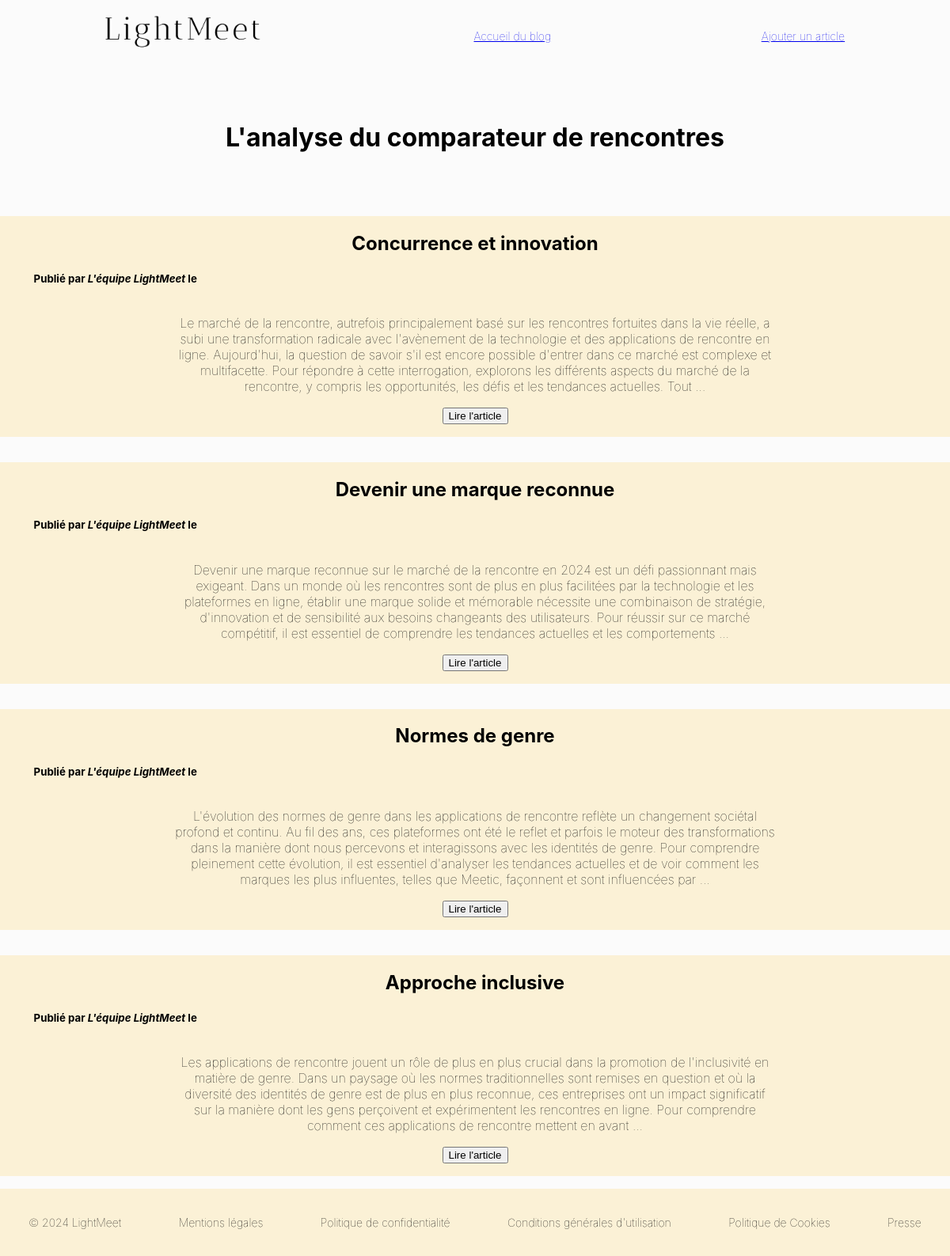
The page /blog/ on the database as committed earlier.
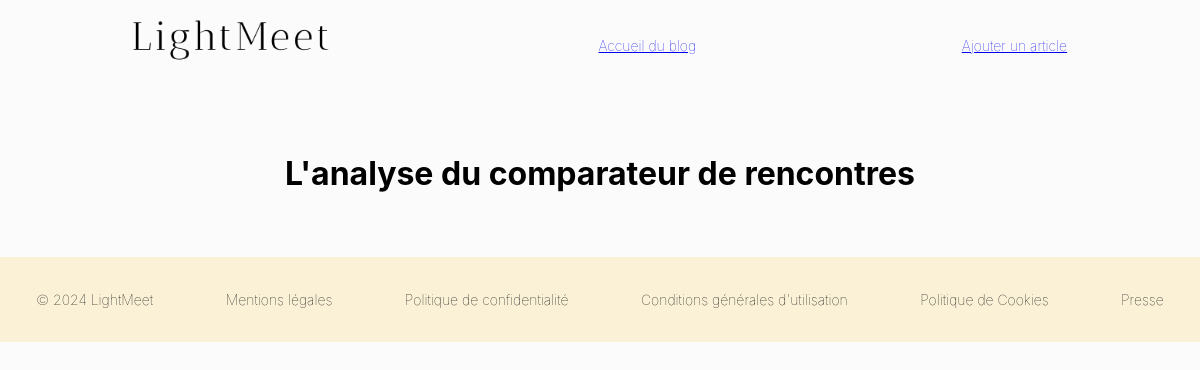
The same page on the database as committed later.
### posts/models.py (models this page shows, shortened)
class BlogPost(models.Model):
    image = models.FileField(upload_to='images_blog/',default='')
    title = models.CharField(max_length=255,unique=True,verbose_name="Titre")
    slug = models.SlugField(max_length=255,unique=True,blank=True)
    author = models.ForeignKey(User,on_delete=models.SET_NULL,null=True,blank=True)
    last_updated = models.DateTimeField(auto_now=True)
    created_on = models.DateField(blank=True,null=True)
    published = models.BooleanField(default=False,verbose_name="Publié")
    content = models.TextField(blank=True,verbose_name="Contenu")
    description = models.TextField(verbose_name="Description")
    class Meta:
        verbose_name = "Notre Article"
        verbose_name_plural = "Nos Articles"
        ordering=["-created_on"]

### posts/views.py (the view)
# urls.py: path('blog/', BlogHome.as_view(), name="blog_home"),
class BlogHome(ListView):
    model = BlogPost
    context_object_name = "posts"

### posts/templates/posts/blogpost_list.html (shortened to what this page needs)
{% extends 'posts/base_Posts.html' %}
{% load static %}
{% block css %}
<link rel="stylesheet" href="{% static 'posts/css/style_2.css' %}">
{{ block.super }}
<link rel="stylesheet" href="{% static 'partner_meet/css/style_base.css' %}">
{% endblock %}
    {% block section %}
    <div class="container">
        <h1 class="Title">L'analyse du comparateur de rencontres</h1>
        {% for post in posts %}
        <article class="cardBlogPost">
            <div class="containerInfoBlog">
                <h2>{{ post.title }}</h2>
                <h5>Publié par <i>L'équipe LightMeet</i> le {{ post.created_on|date:'j F Y' }}</h5>
                <div class="containerTextButton">
                    <p>{{ post.content|safe|truncatewords:75 }}</p>
                    <form action="{% url  'blog_detail' slug=post.slug %}">
                        <button> Lire l'article</button>
                    </form>
                </div>
            </div>
        </article>
        {% endfor %}
    </div>
    {% endblock %}

### posts/templates/posts/base_Posts.html (shortened to what this page needs)
{% load static %}
<!DOCTYPE html>
<html lang="fr">
<head>
    {% block css %}
    <link rel="stylesheet" href="{% static 'partner_meet/css/style_base.css' %}">
    {% endblock %}
</head>
<body class="container">
<header>
    <a href="{% url 'Home' %}" style="font-size:30px;font-style:italic;">
        <img src="{% static 'partner_meet/Logos/Lightmeet.png' %}" style="max-width: 200px; height: auto;">
</a>
    <a href="{% url 'blog_home' %}">Accueil du blog</a>
    <a href="{% url 'blog_create' %}">Ajouter un article</a>
</header>
{% block section %}
{% endblock %}
{% block footer %}
<footer>
    <ul class="ListFooter">
        <a class="linkFooter" href="{% url 'Home' %}">
            <li>© 2024 LightMeet</li>
        </a>
        <a class="linkFooter" href="{% url 'Home' %}">
            <li>Mentions légales</li>
        </a>
        <a class="linkFooter" href="{% url 'Home' %}">
            <li>Politique de confidentialité</li>
        </a>
        <a class="linkFooter" href="{% url 'Home' %}">
            <li>Conditions générales d'utilisation</li>
        </a>
        <a class="linkFooter" href="{% url 'Home' %}">
            <li>Politique de Cookies</li>
        </a>
        <a class="linkFooter" href="{% url 'Home' %}">
            <li>Presse</li>
        </a>
    </ul>
</footer>
{% endblock %}
</body>
</html>

### posts/static/posts/css/style_2.css (style rules this page uses)
body { background-color: #FBFBFB; font-family: '-apple-system', 'BlinkMacSystemFont', 'Segoe UI', Roboto, Oxygen, Ubuntu, Cantarell, 'Open Sans', 'Helvetica Neue', sans-serif; font-weight: 100; color: black; transition: all 2s ease; }
.Title, .SubTitle { transition: all 1s ease; }
.Title { margin-top: 2em; margin-bottom: 2em; font-size: 2em; font-style: thin; }
header { margin-top: 0.3em; display: flex; justify-content: space-evenly; align-items: center; height: 85px; background: black; font-family: '-apple-system', 'BlinkMacSystemFont', 'sans-serif', 'system-ui'; font-size: 14px; height: 85px; z-index: 200; color: black; }
footer { display: flex; flex-direction: column; justify-content: space-evenly; width: 100%; height: 100%; padding: 20px 0px 20px 0px; z-index: 999; font-size: 14px; background-color: black; font-family: '-apple-system', 'BlinkMacSystemFont', 'Segoe UI', Roboto, Oxygen, Ubuntu, Cantarell, 'Open Sans', 'Helvetica Neue', sans-serif; font-weight: 100; color: black; transition: all 2s ease; }
.ListFooter { display: flex; justify-content: space-around; list-style: none; padding: 0; color: black; }
.linkFooter { text-decoration: none; color: black; }

### partner_meet/static/partner_meet/css/style_base.css (style rules this page uses)
.container { position: relative; display: flex; justify-content: center; flex-direction: column; align-items: center; }
header { margin: 0%; display: flex; text-decoration: none; justify-content: space-around; align-items: center; color: black; height: 90px; background: #FBFBFB; font-family: '-apple-system', 'BlinkMacSystemFont', 'Segoe UI', Roboto, Oxygen, Ubuntu, Cantarell, 'Open Sans', 'Helvetica Neue', sans-serif; font-weight: 100; transition: all 2s ease; width: 100%; font-size: 14px; z-index: 200; }
body { background-color: #FBFBFB; font-family: '-apple-system', 'BlinkMacSystemFont', 'Segoe UI', Roboto, Oxygen, Ubuntu, Cantarell, 'Open Sans', 'Helvetica Neue', sans-serif; font-weight: 100; transition: all 2s ease; background-repeat: no-repeat; background-size: cover; margin: 0; }
footer { display: flex; flex-direction: column; justify-content: space-evenly; width: 100%; height: 100%; padding: 20px 0px 20px 0px; z-index: 999; font-size: 14px; background-color: #FBF1D6; font-family: '-apple-system', 'BlinkMacSystemFont', 'Segoe UI', Roboto, Oxygen, Ubuntu, Cantarell, 'Open Sans', 'Helvetica Neue', sans-serif; font-weight: 100; transition: all 2s ease; }
.ListFooter { display: flex; justify-content: space-around; list-style: none; padding: 0; }
.linkFooter { text-decoration: none; color: black; }

Rows that differ between the two databases and show on the page:
removed BlogPost: title "Concurrence et innovation", content "Le marché de la rencontre, autrefois principalement basé sur les rencontres fortuites dans la vie réelle, a subi une transformation radicale avec l'avènement de la technologie et des applications de rencontre en ligne. Aujourd'hui, la question de savoir s'il est encore possible d'entrer dans ce marché est complexe et multifacette. Pour répondre à cette interrogation, explorons les différents aspects du marché de la rencontre, y compris les opportunités, les défis et les tendances actuelles. Tout …"
removed BlogPost: title "Devenir une marque reconnue", content "Devenir une marque reconnue sur le marché de la rencontre en 2024 est un défi passionnant mais exigeant. Dans un monde où les rencontres sont de plus en plus facilitées par la technologie et les plateformes en ligne, établir une marque solide et mémorable nécessite une combinaison de stratégie, d'innovation et de sensibilité aux besoins changeants des utilisateurs. Pour réussir sur ce marché compétitif, il est essentiel de comprendre les tendances actuelles et les comportements …"
removed BlogPost: title "Normes de genre", content "L'évolution des normes de genre dans les applications de rencontre reflète un changement sociétal profond et continu. Au fil des ans, ces plateformes ont été le reflet et parfois le moteur des transformations dans la manière dont nous percevons et interagissons avec les identités de genre. Pour comprendre pleinement cette évolution, il est essentiel d'analyser les tendances actuelles et de voir comment les marques les plus influentes, telles que Meetic, façonnent et sont influencées par …"
removed BlogPost: title "Approche inclusive", content "Les applications de rencontre jouent un rôle de plus en plus crucial dans la promotion de l'inclusivité en matière de genre. Dans un paysage où les normes traditionnelles sont remises en question et où la diversité des identités de genre est de plus en plus reconnue, ces entreprises ont un impact significatif sur la manière dont les gens perçoivent et expérimentent les rencontres en ligne. Pour comprendre comment ces applications de rencontre mettent en avant …"
